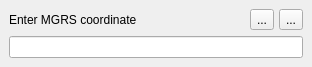
<?xml version="1.0" encoding="UTF-8"?>
<ui version="4.0">
 <class>ZoomToMgrsDockWidgetBase</class>
 <widget class="QDockWidget" name="ZoomToMgrsDockWidgetBase">
  <property name="geometry">
   <rect>
    <x>0</x>
    <y>0</y>
    <width>312</width>
    <height>87</height>
   </rect>
  </property>
  <property name="sizePolicy">
   <sizepolicy hsizetype="Preferred" vsizetype="Fixed">
    <horstretch>0</horstretch>
    <verstretch>0</verstretch>
   </sizepolicy>
  </property>
  <property name="windowTitle">
   <string>Zoom to MGRS</string>
  </property>
  <widget class="QWidget" name="dockWidgetContents">
   <property name="sizePolicy">
    <sizepolicy hsizetype="Preferred" vsizetype="Fixed">
     <horstretch>0</horstretch>
     <verstretch>0</verstretch>
    </sizepolicy>
   </property>
   <layout class="QVBoxLayout" name="verticalLayout">
    <item>
     <layout class="QHBoxLayout" name="horizontalLayout">
      <property name="spacing">
       <number>5</number>
      </property>
      <item>
       <widget class="QLabel" name="label">
        <property name="text">
         <string>Enter MGRS coordinate</string>
        </property>
       </widget>
      </item>
      <item>
       <widget class="QToolButton" name="zoomToolButton">
        <property name="toolTip">
         <string>Zoom To</string>
        </property>
        <property name="text">
         <string>...</string>
        </property>
       </widget>
      </item>
      <item>
       <widget class="QToolButton" name="clearToolButton">
        <property name="toolTip">
         <string>Clear Marker</string>
        </property>
        <property name="text">
         <string>...</string>
        </property>
       </widget>
      </item>
     </layout>
    </item>
    <item>
     <widget class="QLineEdit" name="coordTxt"/>
    </item>
   </layout>
  </widget>
 </widget>
 <resources/>
 <connections/>
</ui>
